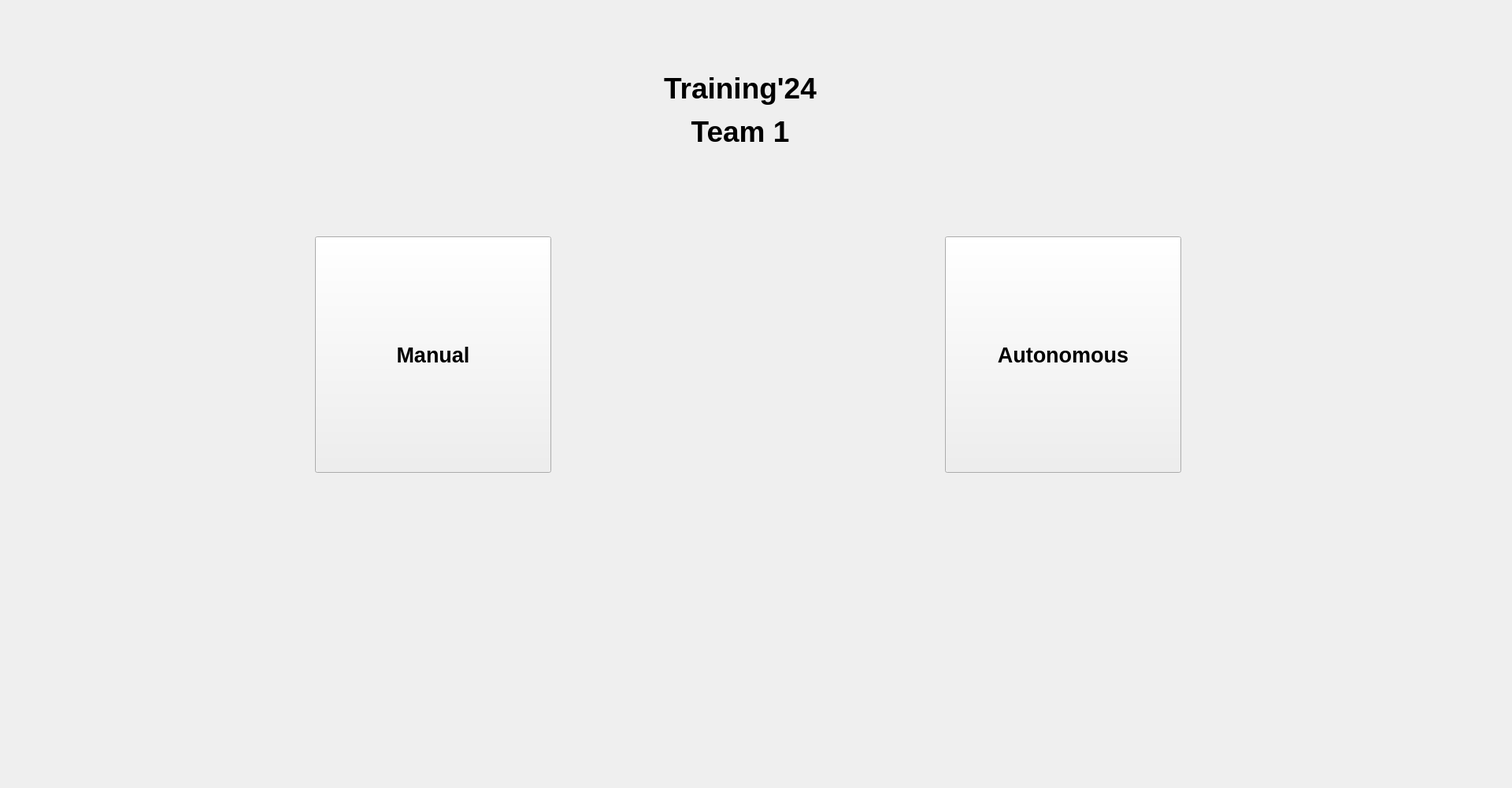
<?xml version="1.0" encoding="UTF-8"?>
<ui version="4.0">
 <class>StartWindow</class>
 <widget class="QMainWindow" name="StartWindow">
  <property name="geometry">
   <rect>
    <x>0</x>
    <y>0</y>
    <width>1920</width>
    <height>1000</height>
   </rect>
  </property>
  <property name="windowTitle">
   <string>MainWindow</string>
  </property>
  <widget class="QWidget" name="centralwidget">
   <widget class="QPushButton" name="manual_button">
    <property name="geometry">
     <rect>
      <x>400</x>
      <y>300</y>
      <width>300</width>
      <height>300</height>
     </rect>
    </property>
    <property name="font">
     <font>
      <pointsize>20</pointsize>
      <weight>75</weight>
      <bold>true</bold>
     </font>
    </property>
    <property name="text">
     <string>Manual</string>
    </property>
   </widget>
   <widget class="QPushButton" name="auto_button">
    <property name="geometry">
     <rect>
      <x>1200</x>
      <y>300</y>
      <width>300</width>
      <height>300</height>
     </rect>
    </property>
    <property name="font">
     <font>
      <pointsize>20</pointsize>
      <weight>75</weight>
      <bold>true</bold>
     </font>
    </property>
    <property name="text">
     <string>Autonomous</string>
    </property>
   </widget>
   <widget class="QLabel" name="caption">
    <property name="geometry">
     <rect>
      <x>800</x>
      <y>0</y>
      <width>280</width>
      <height>280</height>
     </rect>
    </property>
    <property name="font">
     <font>
      <pointsize>28</pointsize>
     </font>
    </property>
    <property name="text">
     <string>&lt;html&gt;&lt;head/&gt;&lt;body&gt;&lt;p&gt;&lt;span style=&quot; font-weight:600;&quot;&gt;Training'24&lt;/span&gt;&lt;/p&gt;&lt;p&gt;&lt;span style=&quot; font-weight:600;&quot;&gt;Team 1&lt;/span&gt;&lt;/p&gt;&lt;/body&gt;&lt;/html&gt;</string>
    </property>
    <property name="alignment">
     <set>Qt::AlignCenter</set>
    </property>
   </widget>
   <widget class="QLabel" name="logo">
    <property name="geometry">
     <rect>
      <x>800</x>
      <y>700</y>
      <width>280</width>
      <height>280</height>
     </rect>
    </property>
    <property name="text">
     <string/>
    </property>
    <property name="alignment">
     <set>Qt::AlignCenter</set>
    </property>
   </widget>
  </widget>
 </widget>
 <resources/>
 <connections/>
</ui>
